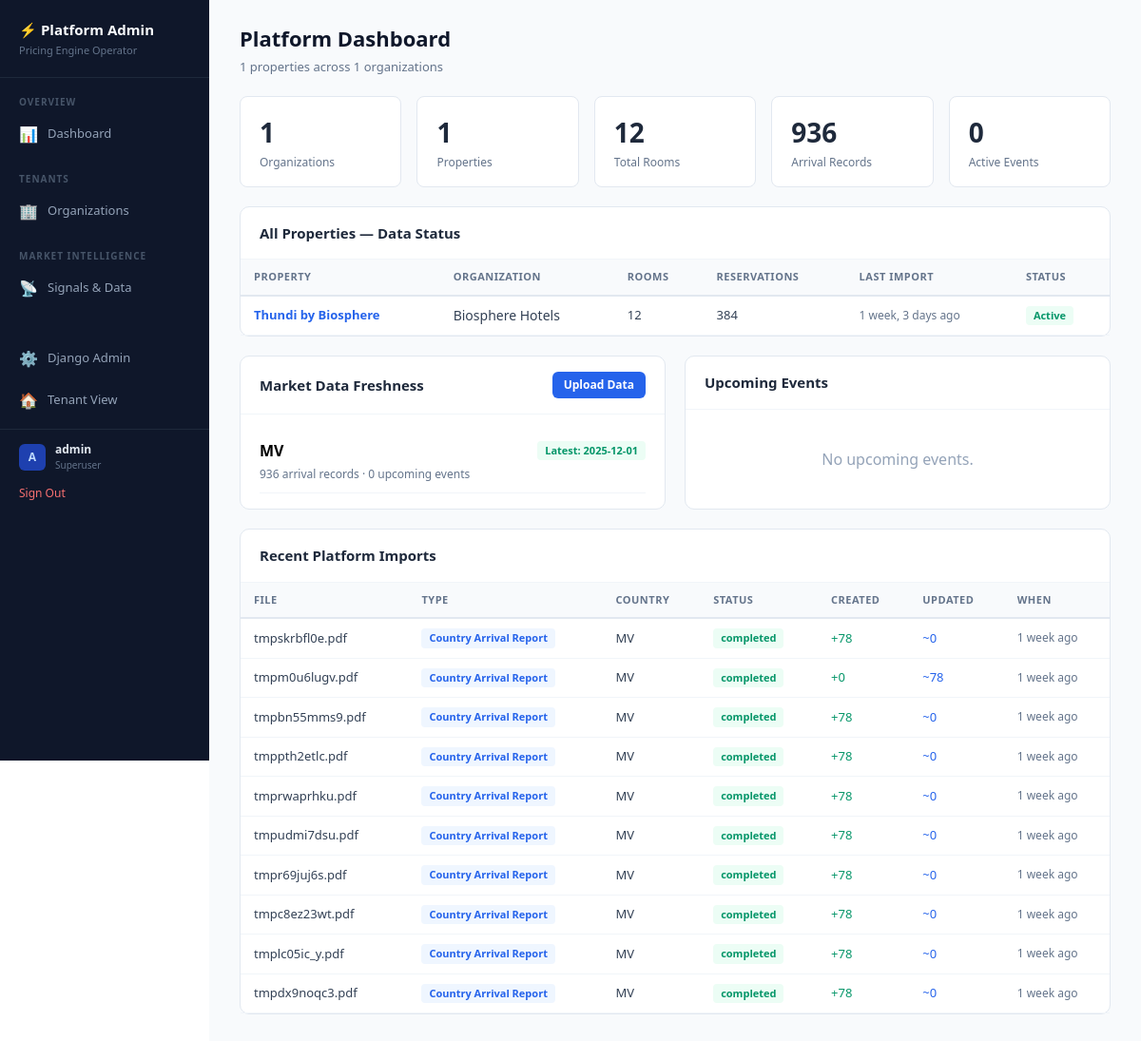
/platform/ (signed in), run on an earlier commit of the app's database.
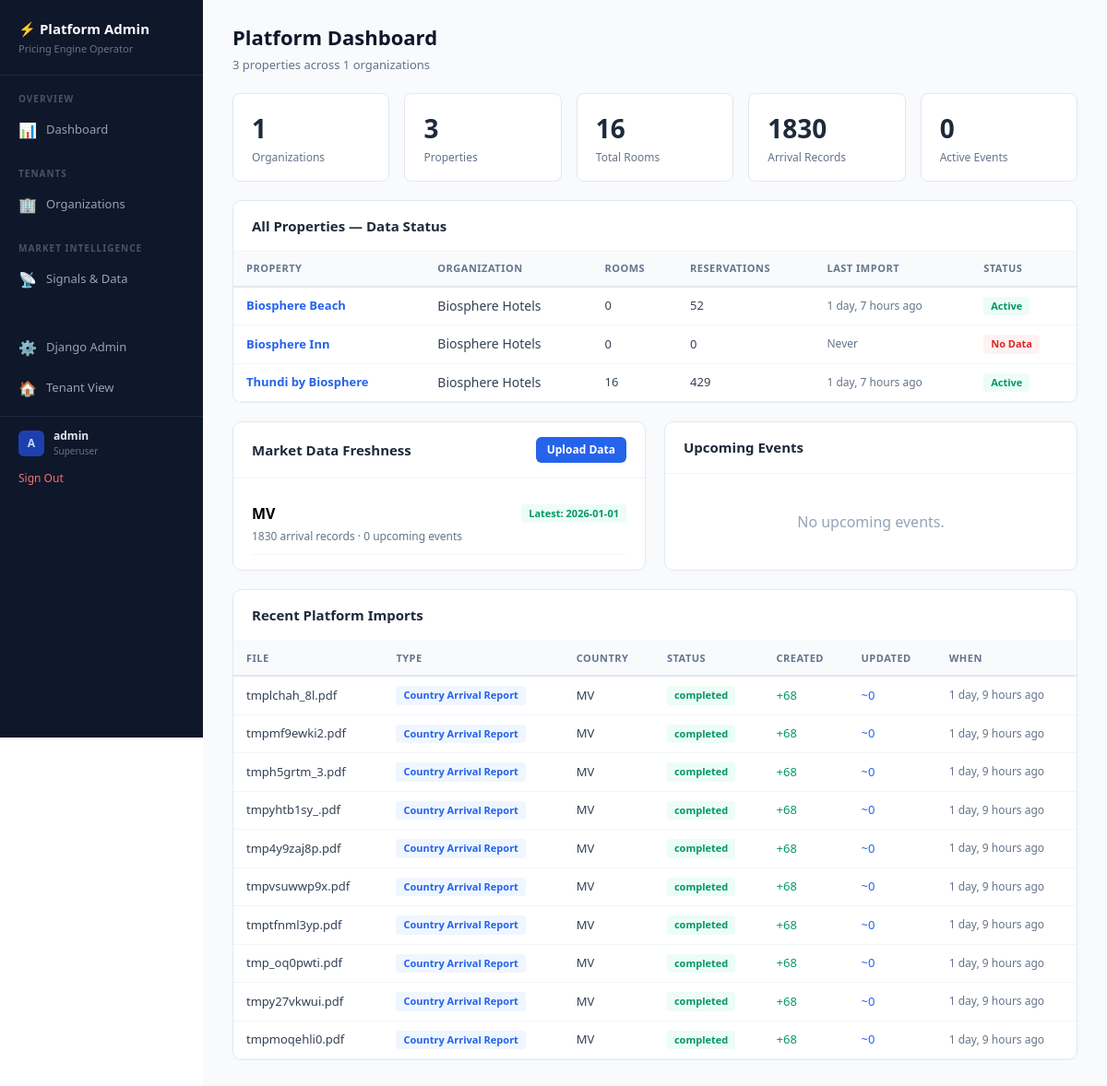
And on a later commit of the database.
### pricing/models/core.py (models this page shows, shortened)
class Property(models.Model):
    organization = models.ForeignKey(
        Organization,
        on_delete=models.PROTECT,
        related_name='properties',
        help_text="Parent organization"
    )
    name = models.CharField(
        max_length=200,
        default="My Hotel",
        help_text="Property name"
    )
    code = models.SlugField(
        max_length=50,
        help_text="URL-friendly code (e.g., 'biosphere-inn')"
    )
    reference_base_rate = models.DecimalField(
        max_digits=10,
        decimal_places=2,
        default=Decimal('100.00'),
        help_text="Reference rate for room index calculations (e.g., Standard Room rate)"
    )
    currency_symbol = models.CharField(
        max_length=5,
        default='$',
        help_text="Currency symbol to display"
    )
    location = models.CharField(
        max_length=255,
        blank=True,
        help_text="e.g., Maldives, Kaafu Atoll"
    )
    country_code = models.CharField(
        max_length=2,
        default='MV',
        db_index=True,
        help_text="ISO 3166-1 alpha-2 country code (e.g., 'MV' for Maldives)"
    )
    total_rooms = models.PositiveIntegerField(
        default=0,
        help_text="Total number of rooms (auto-calculated from room types)"
    )
    service_charge_percent = models.DecimalField(
        max_digits=5,
        decimal_places=2,
        default=Decimal('10.00'),
        validators=[MinValueValidator(0), MaxValueValidator(100)],
        help_text="Service charge percentage (e.g., 10.00 for 10%)"
    )
    tax_percent = models.DecimalField(
        max_digits=5,
        decimal_places=2,
        default=Decimal('16.00'),
        validators=[MinValueValidator(0), MaxValueValidator(100)],
        help_text="Tax percentage (e.g., 16.00 for 16% GST)"
    )
    tax_on_service_charge = models.BooleanField(
        default=True,
        help_text="Whether tax is calculated on subtotal + service charge (True) or just subtotal (False)"
    )
    min_rate_warning = models.DecimalField(
        max_digits=10,
        decimal_places=2,
        null=True,
        blank=True,
        help_text="Warn if any rate falls below this amount"
    )
    max_discount_warning = models.DecimalField(
        max_digits=5,
        decimal_places=2,
        null=True,
        blank=True,
        default=Decimal('40.00'),
        help_text="Warn if total discount percentage exceeds this value"
    )
    is_active = models.BooleanField(
        default=True,
        help_text="Whether this property is active"
    )
    created_at = models.DateTimeField(auto_now_add=True)
    updated_at = models.DateTimeField(auto_now=True)
    class Meta:
        ordering = ['organization', 'name']
        unique_together = ['organization', 'code']
        verbose_name = "Property"
        verbose_name_plural = "Properties"

class Organization(models.Model):
    name = models.CharField(
        max_length=200,
        help_text="Organization name (e.g., 'Atoll Resorts Group')"
    )
    code = models.SlugField(
        max_length=50,
        unique=True,
        help_text="URL-friendly code (e.g., 'atoll-resorts')"
    )
    default_currency = models.CharField(
        max_length=3,
        default='USD',
        help_text="Default currency code (e.g., USD, EUR)"
    )
    currency_symbol = models.CharField(
        max_length=5,
        default='$',
        help_text="Currency symbol for display"
    )
    is_active = models.BooleanField(
        default=True,
        help_text="Whether this organization is active"
    )
    created_at = models.DateTimeField(auto_now_add=True)
    updated_at = models.DateTimeField(auto_now=True)
    class Meta:
        ordering = ['name']
        verbose_name = "Organization"
        verbose_name_plural = "Organizations"

### pricing/models/analytics.py (models this page shows, shortened)
class FileImport(models.Model):
    STATUS_CHOICES = [
        ('pending', 'Pending'),
        ('processing', 'Processing'),
        ('completed', 'Completed'),
        ('completed_with_errors', 'Completed with Errors'),
        ('failed', 'Failed'),
    ]
    hotel = models.ForeignKey(
        Property,
        on_delete=models.CASCADE,
        related_name='file_imports',
        null=True,
        blank=True,
        help_text="Property this import belongs to"
    )
    template = models.ForeignKey(
        ImportTemplate,
        on_delete=models.SET_NULL,
        null=True,
        blank=True,
        related_name='file_imports',
        help_text="Import template used for column mapping"
    )
    filename = models.CharField(max_length=255)
    file_hash = models.CharField(max_length=64, blank=True, db_index=True)
    import_type = models.CharField(max_length=30, default='reservation')
    status = models.CharField(max_length=30, choices=STATUS_CHOICES, default='pending', db_index=True)
    rows_total = models.PositiveIntegerField(default=0)
    rows_processed = models.PositiveIntegerField(default=0)
    rows_created = models.PositiveIntegerField(default=0)
    rows_updated = models.PositiveIntegerField(default=0)
    rows_skipped = models.PositiveIntegerField(default=0)
    errors = models.JSONField(default=list, blank=True)
    column_map_used = models.JSONField(default=dict, blank=True)
    date_range_start = models.DateField(null=True, blank=True)
    date_range_end = models.DateField(null=True, blank=True)
    started_at = models.DateTimeField(null=True, blank=True)
    completed_at = models.DateTimeField(null=True, blank=True)
    imported_by = models.CharField(max_length=100, blank=True)
    notes = models.TextField(blank=True)
    created_at = models.DateTimeField(auto_now_add=True)
    updated_at = models.DateTimeField(auto_now=True)
    class Meta:
        ordering = ['-created_at']
        verbose_name = "File Import"
        verbose_name_plural = "File Imports"

### platform_data/models.py (models this page shows, shortened)
class PlatformFileImport(models.Model):
    IMPORT_TYPE_CHOICES = [
        ('arrival_report', 'Country Arrival Report'),
        ('event', 'Market Events'),
        ('economic', 'Economic Indicators'),
        ('benchmark', 'Industry Benchmarks'),
    ]
    STATUS_CHOICES = [
        ('pending', 'Pending'),
        ('processing', 'Processing'),
        ('completed', 'Completed'),
        ('completed_with_errors', 'Completed with Errors'),
        ('failed', 'Failed'),
    ]
    filename = models.CharField(max_length=255)
    import_type = models.CharField(max_length=30, choices=IMPORT_TYPE_CHOICES)
    country_code = models.CharField(max_length=2, blank=True, default='MV')
    status = models.CharField(max_length=30, choices=STATUS_CHOICES, default='pending')
    template = models.ForeignKey(
        'PlatformImportTemplate', on_delete=models.SET_NULL,
        null=True, blank=True, related_name='file_imports'
    )
    rows_total = models.PositiveIntegerField(default=0)
    rows_processed = models.PositiveIntegerField(default=0)
    rows_created = models.PositiveIntegerField(default=0)
    rows_updated = models.PositiveIntegerField(default=0)
    rows_skipped = models.PositiveIntegerField(default=0)
    errors = models.JSONField(default=list, blank=True)
    column_map_used = models.JSONField(default=dict, blank=True)
    uploaded_by = models.ForeignKey(
        settings.AUTH_USER_MODEL, on_delete=models.SET_NULL,
        null=True, blank=True
    )
    started_at = models.DateTimeField(null=True, blank=True)
    completed_at = models.DateTimeField(null=True, blank=True)
    notes = models.TextField(blank=True)
    created_at = models.DateTimeField(auto_now_add=True)
    updated_at = models.DateTimeField(auto_now=True)
    class Meta:
        ordering = ['-created_at']
        verbose_name = "Platform File Import"

### platform_data/views.py (the view)
# urls.py: path('', views.PlatformDashboardView.as_view(), name='dashboard'),
class PlatformDashboardView(SuperuserRequiredMixin, TemplateView):
    template_name = 'platform_data/dashboard.html'
    def get_context_data(self, **kwargs):
        context = super().get_context_data(**kwargs)
        from pricing.models import Organization, Property
        from pricing.models.analytics import FileImport, Reservation
        from .models import MarketArrivalData, MarketEvent, PlatformFileImport
        orgs = Organization.objects.filter(is_active=True).prefetch_related('properties')
        org_data = []
        for org in orgs:
            props = org.properties.filter(is_active=True)
            org_data.append({
                'org': org,
                'properties': props,
                'property_count': props.count(),
                'total_rooms': sum(p.total_rooms for p in props),
            })
        context['organizations'] = org_data
        context['total_organizations'] = len(org_data)
        context['total_properties'] = Property.objects.filter(is_active=True).count()
        context['total_rooms'] = Property.objects.filter(is_active=True).aggregate(
            total=Sum('total_rooms'))['total'] or 0
        properties = Property.objects.filter(is_active=True).select_related('organization')
        prop_status = []
        for prop in properties:
            last_import = FileImport.objects.filter(
                hotel=prop, status__in=['completed', 'completed_with_errors']
            ).order_by('-created_at').first()
            reservation_count = Reservation.objects.filter(hotel=prop).count()
            prop_status.append({
                'property': prop,
                'org_name': prop.organization.name,
                'reservation_count': reservation_count,
                'last_import': last_import,
                'last_import_date': last_import.created_at if last_import else None,
                'country_code': prop.country_code,
            })
        context['property_status'] = prop_status
        countries = set(p.country_code for p in properties)
        from .services import MarketSignalService
        freshness = {}
        for cc in countries:
            freshness[cc] = MarketSignalService.get_data_freshness(cc)
        context['data_freshness'] = freshness
        context['recent_platform_imports'] = PlatformFileImport.objects.order_by('-created_at')[:10]
        context['upcoming_events'] = MarketEvent.objects.filter(
            is_active=True, end_date__gte=date.today()
        ).order_by('start_date')[:10]
        context['total_arrival_records'] = MarketArrivalData.objects.count()
        context['total_events'] = MarketEvent.objects.filter(is_active=True).count()
        return context

### platform_data/views.py (called while the page is built)
    def test_func(self):
        return self.request.user.is_authenticated and self.request.user.is_superuser

### platform_data/templates/platform_data/dashboard.html (shortened to what the changed rows need)
{% extends "platform_data/base.html" %}
{% block page_title %}Platform Dashboard{% endblock %}
{% block page_subtitle %}{{ total_properties }} properties across {{ total_organizations }} organizations{% endblock %}
{% block content %}
<div class="stat-row">
    <div class="stat-box"><div class="value">{{ total_properties }}</div><div class="label">Properties</div></div>
    <div class="stat-box"><div class="value">{{ total_rooms }}</div><div class="label">Total Rooms</div></div>
    <div class="stat-box"><div class="value">{{ total_arrival_records }}</div><div class="label">Arrival Records</div></div>
</div>
<div class="platform-card">
    <div class="platform-card-body">
        {% if property_status %}
        <table class="data-table">
            <thead><tr><th>Property</th><th>Organization</th><th>Rooms</th><th>Reservations</th><th>Last Import</th><th>Status</th></tr></thead>
            <tbody>
            {% for ps in property_status %}
            <tr>
                <td style="font-weight:600;">
                    <a href="/org/{{ ps.property.organization.code }}/{{ ps.property.code }}/rates/" style="color:#2563eb; text-decoration:none;">{{ ps.property.name }}</a>
                </td>
                <td class="text-sm">{{ ps.org_name }}</td>
                <td>{{ ps.property.total_rooms }}</td>
                <td>{{ ps.reservation_count|default:"0" }}</td>
                <td style="font-size:12px; color:#64748b;">
                    {% if ps.last_import_date %}{{ ps.last_import_date|timesince }} ago{% else %}Never{% endif %}
                </td>
                <td>
                    {% if ps.reservation_count > 0 and ps.last_import_date %}
                        <span class="badge badge-green">Active</span>
                    {% elif ps.reservation_count > 0 %}
                        <span class="badge badge-yellow">Stale</span>
                    {% else %}
                        <span class="badge badge-red">No Data</span>
                    {% endif %}
                </td>
            </tr>
            {% endfor %}
            </tbody>
        </table>
        {% else %}
        <div class="empty-state"><p>No properties found.</p></div>
        {% endif %}
    </div>
</div>
<div style="display:grid; grid-template-columns:1fr 1fr; gap:20px;">
    <div class="platform-card">
        <div class="platform-card-body-padded">
            {% for cc, fresh in data_freshness.items %}
            <div style="padding:10px 0; border-bottom:1px solid #f1f5f9;">
                <div style="display:flex; justify-content:space-between; align-items:center;">
                    <span style="font-weight:700;">{{ cc }}</span>
                    {% if fresh.latest_arrival_period %}
                        <span class="badge badge-green">Latest: {{ fresh.latest_arrival_period }}</span>
                    {% else %}
                        <span class="badge badge-red">No data</span>
                    {% endif %}
                </div>
                <div style="font-size:12px; color:#64748b; margin-top:4px;">
                    {{ fresh.total_arrival_records }} arrival records · {{ fresh.upcoming_events }} upcoming events
                </div>
            </div>
            {% empty %}
            <div class="empty-state"><p>No market data yet.</p></div>
            {% endfor %}
        </div>
    </div>
</div>
<div class="platform-card">
    <div class="platform-card-body">
        {% if recent_platform_imports %}
        <table class="data-table">
            <thead><tr><th>File</th><th>Type</th><th>Country</th><th>Status</th><th>Created</th><th>Updated</th><th>When</th></tr></thead>
            <tbody>
            {% for imp in recent_platform_imports %}
            <tr>
                <td style="font-weight:500;">{{ imp.filename }}</td>
                <td><span class="badge badge-blue">{{ imp.get_import_type_display }}</span></td>
                <td>{{ imp.country_code }}</td>
                <td><span class="badge {% if imp.status == 'completed' %}badge-green{% elif imp.status == 'failed' %}badge-red{% else %}badge-yellow{% endif %}">{{ imp.status }}</span></td>
                <td style="color:#059669;">+{{ imp.rows_created }}</td>
                <td style="color:#2563eb;">~{{ imp.rows_updated }}</td>
                <td style="font-size:12px; color:#64748b;">{{ imp.created_at|timesince }} ago</td>
            </tr>
            {% endfor %}
            </tbody>
        </table>
        {% else %}
        <div class="empty-state"><p>No platform imports yet. <a href="{% url 'platform:signals' %}" style="color:#2563eb;">Upload market data</a></p></div>
        {% endif %}
    </div>
</div>
{% endblock %}

What changed in the data, as far as the page shows it:
no longer on this page (row unchanged): PlatformFileImport: filename "tmpskrbfl0e.pdf", import_type "Country Arrival Report", country_code "MV", status "completed", rows_created "78", rows_updated "0", created_at "1 week"
no longer on this page (row unchanged): PlatformFileImport: filename "tmpm0u6lugv.pdf", import_type "Country Arrival Report", country_code "MV", status "completed", rows_created "0", rows_updated "78", created_at "1 week"
no longer on this page (row unchanged): PlatformFileImport: filename "tmpbn55mms9.pdf", import_type "Country Arrival Report", country_code "MV", status "completed", rows_created "78", rows_updated "0", created_at "1 week"
no longer on this page (row unchanged): PlatformFileImport: filename "tmppth2etlc.pdf", import_type "Country Arrival Report", country_code "MV", status "completed", rows_created "78", rows_updated "0", created_at "1 week"
no longer on this page (row unchanged): PlatformFileImport: filename "tmprwaprhku.pdf", import_type "Country Arrival Report", country_code "MV", status "completed", rows_created "78", rows_updated "0", created_at "1 week"
no longer on this page (row unchanged): PlatformFileImport: filename "tmpudmi7dsu.pdf", import_type "Country Arrival Report", country_code "MV", status "completed", rows_created "78", rows_updated "0", created_at "1 week"
no longer on this page (row unchanged): PlatformFileImport: filename "tmpr69juj6s.pdf", import_type "Country Arrival Report", country_code "MV", status "completed", rows_created "78", rows_updated "0", created_at "1 week"
no longer on this page (row unchanged): PlatformFileImport: filename "tmpc8ez23wt.pdf", import_type "Country Arrival Report", country_code "MV", status "completed", rows_created "78", rows_updated "0", created_at "1 week"
no longer on this page (row unchanged): PlatformFileImport: filename "tmplc05ic_y.pdf", import_type "Country Arrival Report", country_code "MV", status "completed", rows_created "78", rows_updated "0", created_at "1 week"
no longer on this page (row unchanged): PlatformFileImport: filename "tmpdx9noqc3.pdf", import_type "Country Arrival Report", country_code "MV", status "completed", rows_created "78", rows_updated "0", created_at "1 week"
added Property: property.name "Biosphere Beach", org_name "Biosphere Hotels", property.total_rooms "0", reservation_count "52", last_import_date "1 day, 7 hours", shows "Active", data_freshness "MV"
added Property: property.name "Biosphere Inn", org_name "Biosphere Hotels", property.total_rooms "0", reservation_count "0", shows "Never", shows "No Data"
changed Property "Thundi by Biosphere": property.total_rooms "12" → "16"; reservation_count "384" → "429"; last_import_date "1 week, 3 days" → "1 day, 7 hours"
added PlatformFileImport: filename "tmplchah_8l.pdf", import_type "Country Arrival Report", country_code "MV", status "completed", rows_created "68", rows_updated "0", created_at "1 day, 9 hours"
added PlatformFileImport: filename "tmpmf9ewki2.pdf", import_type "Country Arrival Report", country_code "MV", status "completed", rows_created "68", rows_updated "0", created_at "1 day, 9 hours"
added PlatformFileImport: filename "tmph5grtm_3.pdf", import_type "Country Arrival Report", country_code "MV", status "completed", rows_created "68", rows_updated "0", created_at "1 day, 9 hours"
added PlatformFileImport: filename "tmpyhtb1sy_.pdf", import_type "Country Arrival Report", country_code "MV", status "completed", rows_created "68", rows_updated "0", created_at "1 day, 9 hours"
added PlatformFileImport: filename "tmp4y9zaj8p.pdf", import_type "Country Arrival Report", country_code "MV", status "completed", rows_created "68", rows_updated "0", created_at "1 day, 9 hours"
added PlatformFileImport: filename "tmpvsuwwp9x.pdf", import_type "Country Arrival Report", country_code "MV", status "completed", rows_created "68", rows_updated "0", created_at "1 day, 9 hours"
added PlatformFileImport: filename "tmptfnml3yp.pdf", import_type "Country Arrival Report", country_code "MV", status "completed", rows_created "68", rows_updated "0", created_at "1 day, 9 hours"
added PlatformFileImport: filename "tmp_oq0pwti.pdf", import_type "Country Arrival Report", country_code "MV", status "completed", rows_created "68", rows_updated "0", created_at "1 day, 9 hours"
added PlatformFileImport: filename "tmpy27vkwui.pdf", import_type "Country Arrival Report", country_code "MV", status "completed", rows_created "68", rows_updated "0", created_at "1 day, 9 hours"
added PlatformFileImport: filename "tmpmoqehli0.pdf", import_type "Country Arrival Report", country_code "MV", status "completed", rows_created "68", rows_updated "0", created_at "1 day, 9 hours"
Also different on the page:
{{ total_properties }}: "1" → "3"
{{ total_rooms }}: "12" → "16"
{{ total_arrival_records }}: "936" → "1830"
new list line: "Latest: 2026-01-01 1830 arrival records · 0 upcoming events"
list line gone: "MV"
list line gone: "Latest: 2025-12-01 936 arrival records · 0 upcoming events"
